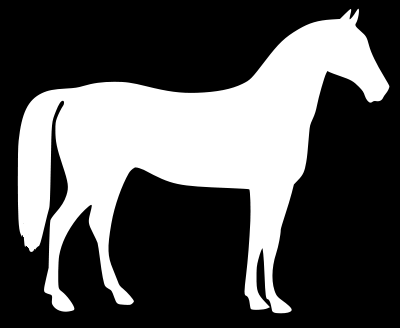
#> input picture ch4-1/horse.png, 400 x 328 px
$ python 4-6moments.py
#> lines starting #> are read from the running program, lines starting #| are printed output that depends on the picture; after the words box and inside, x2 and y2 are one past the last pixel; in counts of white or black regions, pixels touching at a corner belong together; long printed decimals are rounded
import cv2
import sys
import numpy as np

img = cv2.imread('horse.png')
#> img is the input picture: shape (328, 400, 3); min 0, max 255, mean 84.4
if img is None:
    sys.exit('파일을 찾을 수 없습니다.')

h,w = img.shape[:2]
#> h = 328; w = 400
gray=cv2.cvtColor(img,cv2.COLOR_BGR2GRAY)
canny=cv2.Canny(gray,100,200)
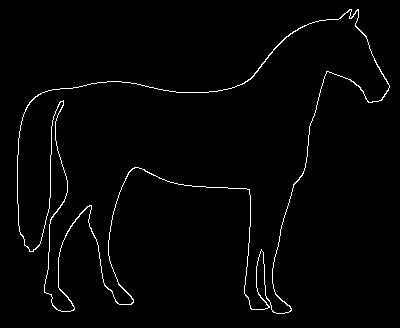
#> canny: shape (328, 400); 1.8% white in thin lines or dots, all inside (x1, y1, x2, y2) = (17, 9, 390, 314)
contours,hierarchy=cv2.findContours(canny,cv2.RETR_EXTERNAL,cv2.CHAIN_APPROX_NONE)  # 컨투어 구하기
#> contours = 1 contour; box (x1, y1, x2, y2) and area: (17, 9, 390, 314) 43584

contour=contours[0]
#> contour = contour of 2019 points, box (x1, y1, x2, y2) (17, 9, 390, 314), area 43584
cv2.drawContours(img,contour,-1,(255,0,255),2)
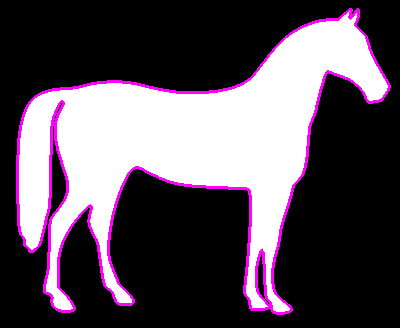
#> img: shape (328, 400, 3); 4.61% of pixels changed, all inside (x1, y1, x2, y2) = (16, 8, 391, 315)
cv2.imshow('Contour',img)

m=cv2.moments(contour)  # 모멘트는 딕셔너리 형태로 반환됨
#> m = moments, m00 43583.5, centre m10/m00, m01/m00 = (187.1, 145.4)
print(m)
#> (printed output is left out)
area=m['m00']   # Contour 면적, cv.contourArea(contour)와 동일
#> area = 43583.5
cx,cy=m['m10']/area,m['m01']/area   # x, y 좌표의 합을 면적으로 나누어 중심 좌표 구함
#> cx = 187.1; cy = 145.4
perimeter=cv2.arcLength(contour,True)    # Contour 둘레 길이
#> perimeter = 2258
roundness=(4.0*np.pi*area)/(perimeter*perimeter)
#> roundness = 0.107
print('면적=',area,'\n중점=(',cx,',',cy,')','\n둘레=',perimeter,'\n둥근 정도=',roundness)
#| 면적= 43583.5
#| 중점=( 187.129 , 145.391 )
#| 둘레= 2258.001
#| 둥근 정도= 0.1074

col_dist = m['mu20']/area
#> col_dist = 10131.9
row_dist = m['mu02']/area
#> row_dist = 3876.4
cr_dist = m['mu11']/area
#> cr_dist = -2493.4
p_axes = 0.5 * np.arctan(2*m['mu11']/(m['mu20']-m['mu02'])) * 180 / np.pi
#> p_axes = -19.28
print('열분산=',col_dist, '\n행분산=',row_dist, '\n열행분산= ',cr_dist, '\n주축 = ',p_axes)
#| 열분산= 10131.910
#| 행분산= 3876.436
#| 열행분산=  -2493.413
#| 주축 =  -19.281

cv2.waitKey()
cv2.destroyAllWindows()

$ run again, with ch4-1/shapes1.png copied over ch4-1/horse.png
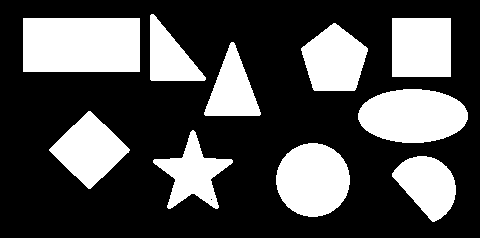
#> input picture ch4-1/shapes1.png, 480 x 238 px
#> img is the input picture: shape (238, 480, 3); 30.6% white; 10 white regions, largest, box (x1, y1, x2, y2) and area: (23, 18, 140, 72) 6318, (358, 89, 468, 143) 4675, (276, 143, 350, 217) 4274
#> `canny=cv2.Canny(gray,100,200)`:
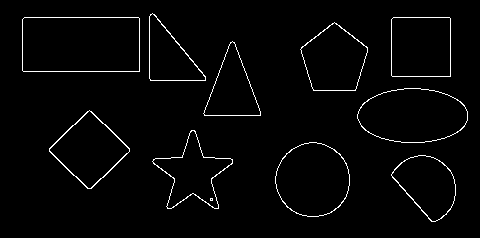
#> canny: shape (238, 480); 2.3% white in thin lines or dots, all inside (x1, y1, x2, y2) = (22, 13, 468, 222)
#> contours = 10 contours; largest, box (x1, y1, x2, y2) and area: (22, 17, 140, 72) 6315, (357, 88, 468, 143) 4682, (275, 142, 350, 217) 4283, (391, 17, 451, 77) 3478, (49, 110, 130, 189) 3372
#> contour = contour of 167 points, box (x1, y1, x2, y2) (391, 155, 456, 222), area 2716
#> `cv2.drawContours(img,contour,-1,(255,0,255),2)`:
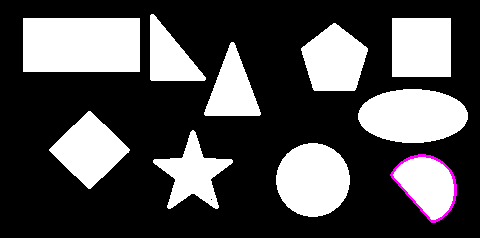
#> img: shape (238, 480, 3); 0.44% of pixels changed, all inside (x1, y1, x2, y2) = (390, 154, 457, 223)
#> m = moments, m00 2716.5, centre m10/m00, m01/m00 = (427, 184.5)
#> (printed output is left out)
#> area = 2716.5
#> cx = 427; cy = 184.5
#> perimeter = 205.5
#> roundness = 0.808
#| 면적= 2716.5
#| 중점=( 427.008 , 184.515 )
#| 둘레= 205.522
#| 둥근 정도= 0.8082
#> col_dist = 224.5
#> row_dist = 248.4
#> cr_dist = 77.72
#> p_axes = -40.64
#| 열분산= 224.495
#| 행분산= 248.361
#| 열행분산=  77.719
#| 주축 =  -40.635
